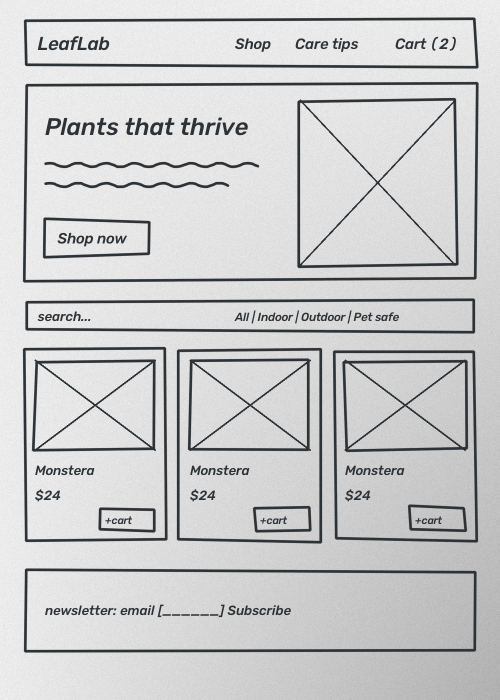
#> input picture samples/plant_shop_sketch.jpg, 1000 x 1400 px (shown at 1/2 size)
$ python -i vision_processor.py   (imports and definitions only)
#> lines starting #> are read from the running program, lines starting #| are printed output that depends on the picture; after the words box and inside, x2 and y2 are one past the last pixel; in counts of white or black regions, pixels touching at a corner belong together
"""Image preprocessing.

Turns a photo of a paper / whiteboard sketch into stark black-on-white line art
so the AI sees the layout and not the shadows, lighting or smudges.
"""

from dataclasses import dataclass
from io import BytesIO

import cv2
import numpy as np
from PIL import Image, ImageOps


@dataclass
class VisionSettings:
    max_side: int = 1600          # longest side after resizing, in pixels
    remove_shadows: bool = True   # flatten uneven lighting before thresholding
    block_size: int = 31          # adaptive threshold neighbourhood (odd)
    contrast: int = 12            # adaptive threshold constant C; higher = fewer faint lines
    min_speck_area: int = 30      # ink blobs smaller than this are treated as noise
    auto_crop: bool = True        # trim empty margins around the drawing


def load_image(data: bytes) -> np.ndarray:
    """Decode uploaded bytes into a BGR array, honouring phone EXIF rotation."""
    image = ImageOps.exif_transpose(Image.open(BytesIO(data))).convert("RGB")
    return cv2.cvtColor(np.array(image), cv2.COLOR_RGB2BGR)


def _resize(image: np.ndarray, max_side: int) -> np.ndarray:
    height, width = image.shape[:2]
    scale = max_side / max(height, width)
    if scale >= 1:
        return image
    return cv2.resize(image, (round(width * scale), round(height * scale)), interpolation=cv2.INTER_AREA)


def _remove_shadows(gray: np.ndarray) -> np.ndarray:
    """Estimate the paper background and divide it out, leaving only the ink."""
    background = cv2.dilate(gray, np.ones((7, 7), np.uint8))
    background = cv2.medianBlur(background, 21)
    return cv2.divide(gray, background, scale=255)


def _remove_specks(binary: np.ndarray, min_area: int) -> np.ndarray:
    """Drop tiny isolated ink blobs (dust, paper grain, sensor noise)."""
    ink = cv2.bitwise_not(binary)
    _, labels, stats, _ = cv2.connectedComponentsWithStats(ink, connectivity=8)
    keep = stats[:, cv2.CC_STAT_AREA] >= min_area
    keep[0] = False  # label 0 is the background
    return np.where(keep[labels], 0, 255).astype(np.uint8)


def _crop_to_ink(binary: np.ndarray, padding: int = 24) -> np.ndarray:
    points = cv2.findNonZero(cv2.bitwise_not(binary))
    if points is None:
        return binary
    x, y, w, h = cv2.boundingRect(points)
    height, width = binary.shape
    return binary[max(y - padding, 0):min(y + h + padding, height),
                  max(x - padding, 0):min(x + w + padding, width)]


def clean_sketch(image: np.ndarray, settings: VisionSettings | None = None) -> np.ndarray:
    """Return a single-channel image: black ink lines on a pure white background."""
    settings = settings or VisionSettings()

    gray = cv2.cvtColor(_resize(image, settings.max_side), cv2.COLOR_BGR2GRAY)

    # Chalkboards and dark-mode screenshots: flip so the ink is always the dark part.
    if np.median(gray) < 100:
        gray = cv2.bitwise_not(gray)

    if settings.remove_shadows:
        gray = _remove_shadows(gray)

    gray = cv2.GaussianBlur(gray, (3, 3), 0)
    block_size = max(3, settings.block_size | 1)  # must be odd
    binary = cv2.adaptiveThreshold(
        gray, 255, cv2.ADAPTIVE_THRESH_GAUSSIAN_C, cv2.THRESH_BINARY, block_size, settings.contrast
    )

    if settings.min_speck_area > 0:
        binary = _remove_specks(binary, settings.min_speck_area)
    if settings.auto_crop:
        binary = _crop_to_ink(binary)
    return binary


def encode(image: np.ndarray, extension: str = ".png") -> bytes:
    ok, buffer = cv2.imencode(extension, image)
    if not ok:
        raise ValueError(f"Could not encode the image as {extension}")
    return buffer.tobytes()


def process_upload(data: bytes, settings: VisionSettings | None = None) -> tuple[np.ndarray, np.ndarray]:
    """Returns (original BGR, resized; cleaned grayscale)."""
    settings = settings or VisionSettings()
    original = _resize(load_image(data), settings.max_side)
    return original, clean_sketch(original, settings)


def looks_like_sketch(image: np.ndarray) -> bool:
    """Photos of pen-on-paper are nearly colourless; screenshots and mockups usually aren't."""
    saturation = cv2.cvtColor(_resize(image, 600), cv2.COLOR_BGR2HSV)[:, :, 1]
    return float(np.percentile(saturation, 95)) < 60


def classify(data: bytes) -> str:
    return "sketch" if looks_like_sketch(load_image(data)) else "screenshot"


def prepare(data: bytes, kind: str) -> dict:
    """What gets sent to the AI: the (resized) photo, plus a cleaned line drawing for sketches."""
    original = _resize(load_image(data), VisionSettings().max_side)
    return {
        "original": encode(original, ".jpg"),
        "cleaned": encode(clean_sketch(original)) if kind == "sketch" else None,
    }


def normalize_upload(data: bytes, max_side: int = 2000) -> bytes:
    """Uploads are stored in the database as a JPEG no larger than 2000px, which keeps
    rows small (a phone photo drops from ~5 MB to ~400 KB) without losing detail."""
    image = _resize(load_image(data), max_side)
    ok, buffer = cv2.imencode(".jpg", image, [cv2.IMWRITE_JPEG_QUALITY, 90])
    if not ok:
        raise ValueError("Could not encode the image")
    return buffer.tobytes()

>>> import cv2
>>> picture = cv2.imread('samples/plant_shop_sketch.jpg')
#> picture is the input picture: shape (1400, 1000, 3); mean B, G, R 205, 204.5, 204
>>> result = clean_sketch(picture)
#> in _remove_shadows, `background = cv2.dilate(gray, np.ones((7, 7), np.uint8))`:
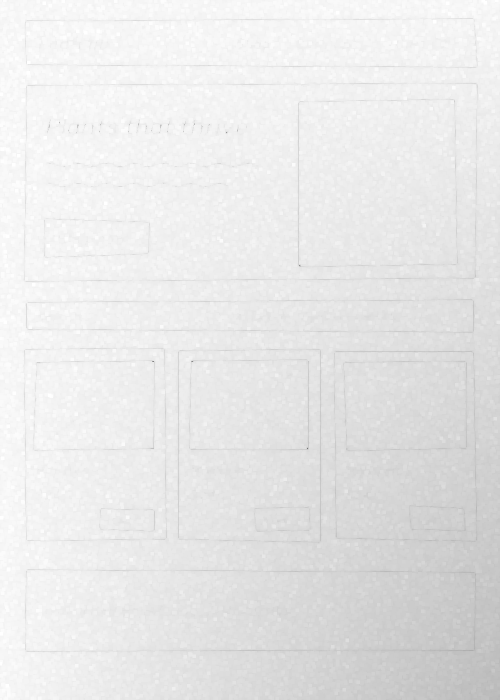
#> background: shape (1400, 1000) (shown at 1/2 size); min 53, max 255, mean 231.9
#> in _remove_shadows, `return cv2.divide(gray, background, scale=255)`:
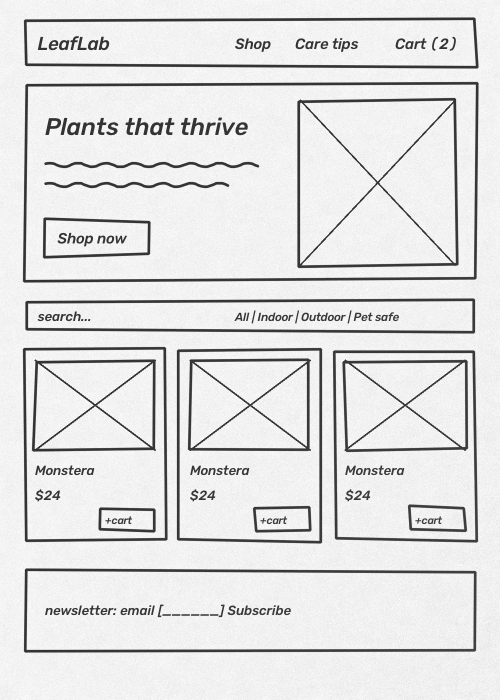
#> returned value: shape (1400, 1000) (shown at 1/2 size); min 43, max 255, mean 224.7
#> in clean_sketch, `binary = cv2.adaptiveThreshold( gray, 255, cv2.ADAPTIVE_THRESH_GAUSSIA..`:
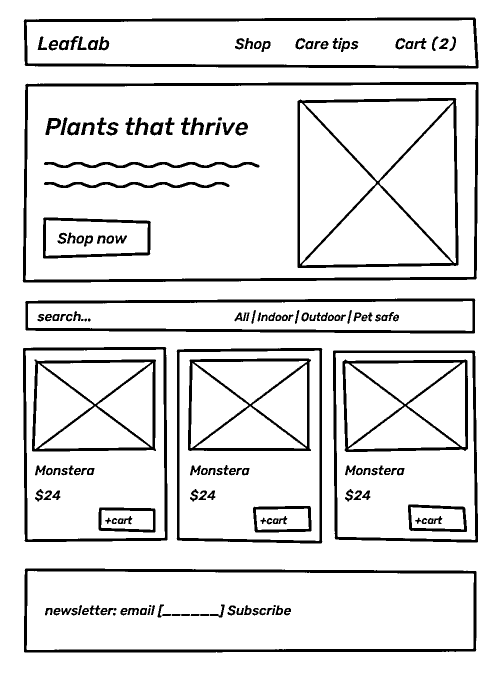
#> binary: shape (1400, 1000) (shown at 1/2 size); 90% white; 181 black regions (3 under 20 px), largest, box (x1, y1, x2, y2) and area: (45, 164, 957, 565) 14876, (48, 1137, 953, 1305) 12161, (47, 35, 957, 137) 11419
#> in _remove_specks, `ink = cv2.bitwise_not(binary)`:
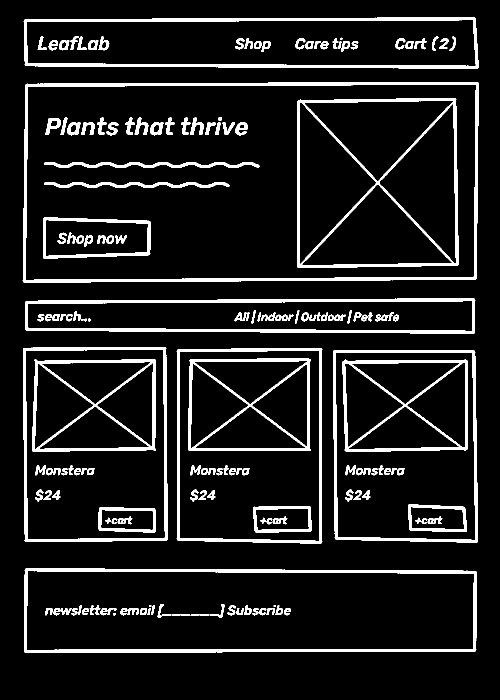
#> ink: shape (1400, 1000) (shown at 1/2 size); 10% white; 181 white regions (3 under 20 px), largest, box (x1, y1, x2, y2) and area: (45, 164, 957, 565) 14876, (48, 1137, 953, 1305) 12161, (47, 35, 957, 137) 11419
#> in _remove_specks, `_, labels, stats, _ = cv2.connectedComponentsWithStats(ink, connectivi..`:
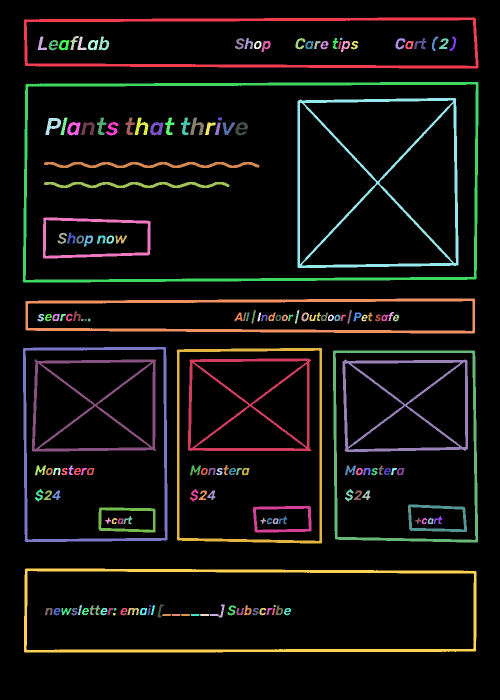
#> labels: shape (1400, 1000) int32 (shown at 1/2 size); 182 distinct labels, from 0 to 181; one colour per label, 0 black
#> in _remove_specks, `_, labels, stats, _ = cv2.connectedComponentsWithStats(ink, connectivi..`: stats = 182 rows, first 6: [0, 0, 1000, 1400, 1259512], [47, 35, 910, 102, 11419], [75, 73, 19, 27, 211], [141, 72, 17, 28, 189], [155, 73, 18, 27, 202], [197, 73, 22, 28, 291]
#> in _crop_to_ink, `points = cv2.findNonZero(cv2.bitwise_not(binary))`: points = contour of 140324 points, box (x1, y1, x2, y2) (45, 35, 957, 1305), area 118304
#> in _crop_to_ink, `x, y, w, h = cv2.boundingRect(points)`: x = 45; y = 35; w = 912; h = 1270
#> in _crop_to_ink, `return binary[max(y - padding, 0):min(y + h + padding, height), max(x ..`:
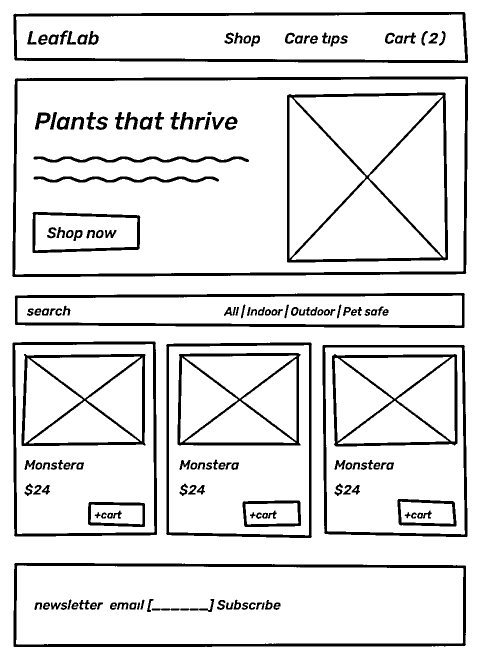
#> returned value: shape (1318, 960) (shown at 1/2 size); 88.9% white; 173 black regions, largest, box (x1, y1, x2, y2) and area: (24, 153, 936, 554) 14876, (27, 1126, 932, 1294) 12161, (26, 24, 936, 126) 11419
